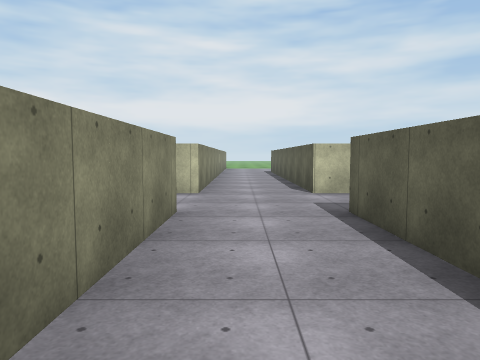
[1] (above)

19 first-person views from a walk through a Unity game level. The camera is 1.5 m above the floor, tilts 4° down and sees 70° across. The floor is counted in squares, 2 m on a side. Each view is taken from the middle of a square. On the plan, view 1 faces up. The plan holds only what a view shows up to about 11 squares ahead; the rest is blank. The place goes on beyond the plan. Surface patterns are stand-ins for the level's own textures.

[2]
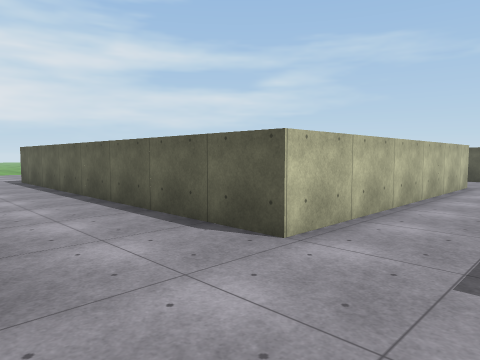

[3]
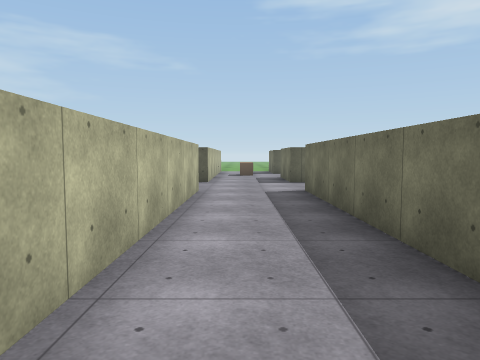

[4]
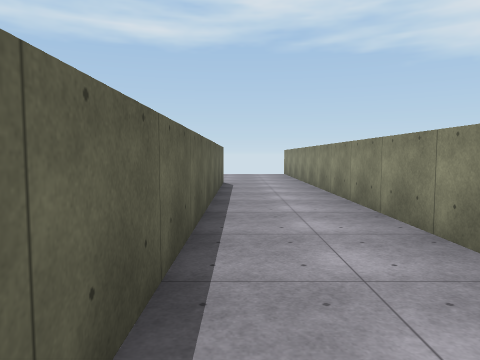

[5]
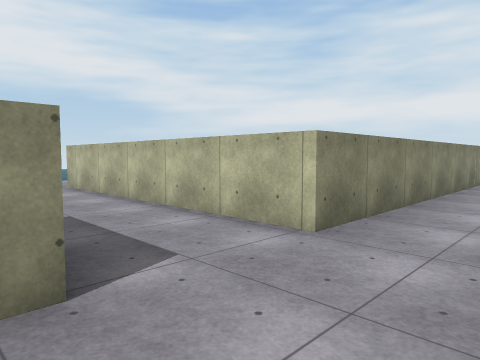

[6]
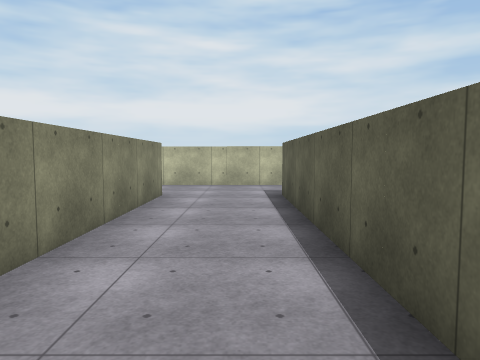

[7]
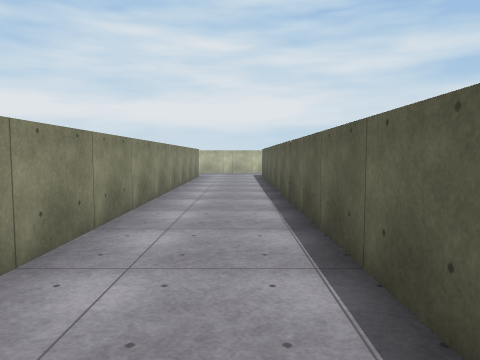

[8]
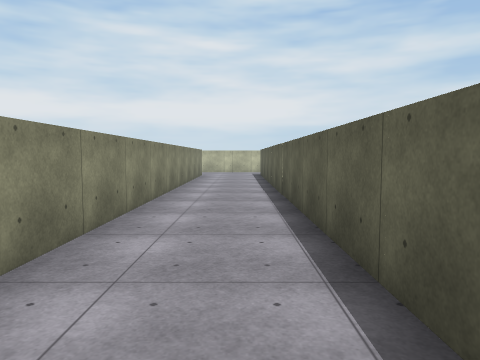

[9]
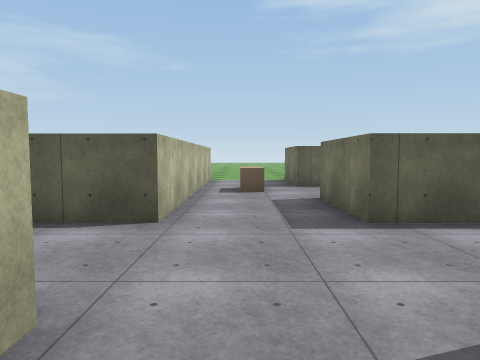

[10]
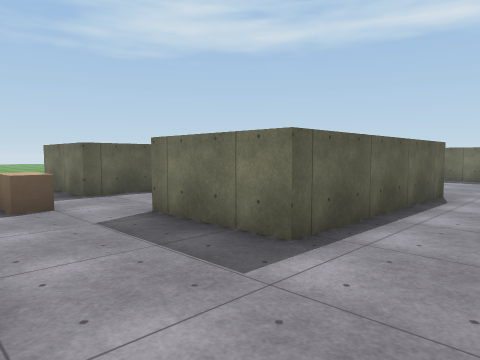

[11]
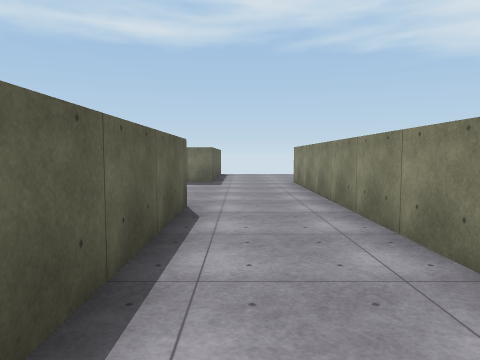

[12]
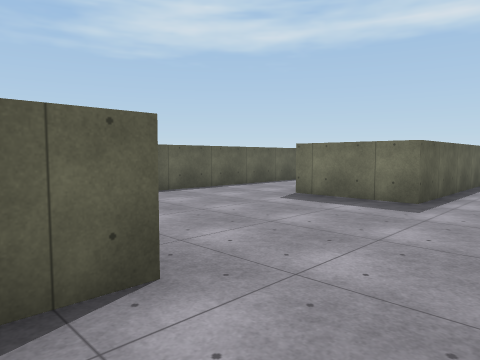

[13]
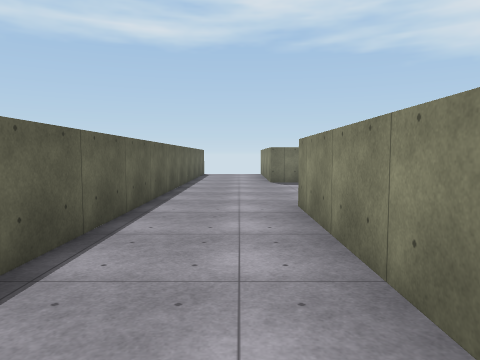

[14]
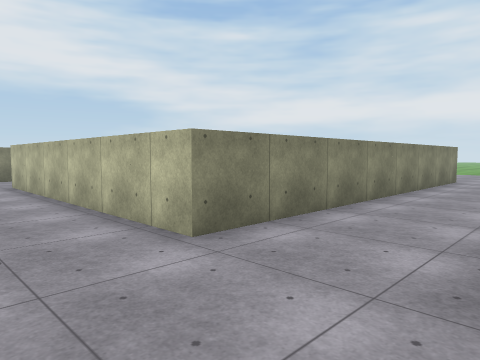

[15]
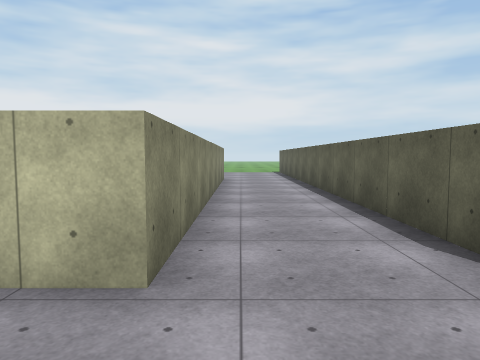

[16]
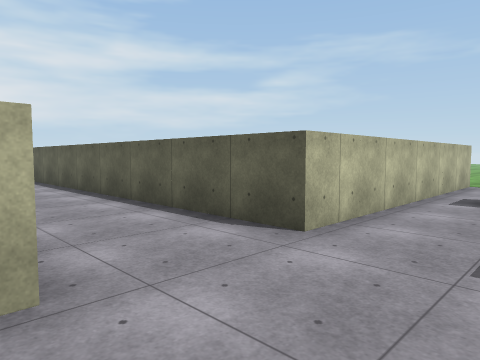

[17]
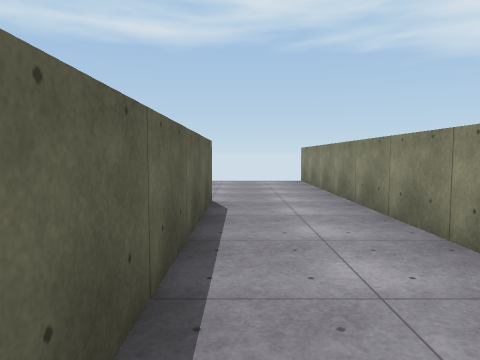

[18]
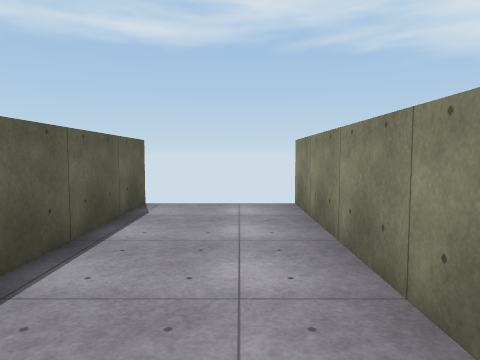

[19]
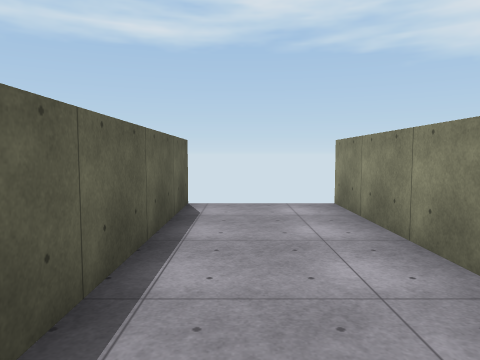

### Floor plan
Points are (right, up) in squares from view 1. A wall is a line through its corners. A room is listed if a view was taken in it or the views show most of it. See-through windows are left out.
Room 1 (views 1, 2, 3, 4, 5, 6, 7, 8, 9, 10, 11, 12, 13, 14, 15, 16, 17, 18, 19)
walls: (3, 4.6) (8.5, 4.6); (8.5, 2.9) (8.5, -4.8); (-0.9, 4.6) (-0.9, -5.5); (10.8, -0.1) (10.8, 4.6) (13.2, 4.6); (13.1, 3.9) (13.1, -0.1); (1.5, -4.6) (1.5, 4.6); (-5.5, 4.6) (-5.5, -9.5); (15.5, 6.9) (10.8, 6.9) (10.8, 15.5); (8.5, 15.5) (8.5, 6.9) (1.5, 6.9) (1.5, 15.5); (-0.9, 14.4) (-0.9, 6.9) (-5.4, 6.9); (10.8, -4.7) (13.1, -4.7) (13.1, -9.5); (-3.2, -9.4) (-3.2, 4.5); (15.5, -9.5) (15.5, 4.6)
ways out: opening at (-6.5, 5.5); opening at (0.5, -4.5); opening at (9.5, -4.5); opening at (16.5, 5.5)
objects: block (15, 6)

Where each view was taken, in squares from view 1:
view 1: 0 up, 0 right, facing up
view 2: 5 up, 1 left, facing up-right
view 3: 6 up, 1 right, facing right
view 4: 5 up, 1 right, facing down
view 5: 4 up, 1 right, facing up-left
view 6: 2 down, 4 left, facing up
view 7: 8 down, 4 left, facing up
view 8: 9 down, 4 left, facing up
view 9: 6 up, 7 right, facing right
view 10: 7 up, 9 right, facing down-right
view 11: 5 up, 10 right, facing down
view 12: 1 up, 9 right, facing down-right
view 13: 5 up, 14 right, facing down
view 14: 5 up, 11 right, facing up-left
view 15: 5 up, 9 right, facing up
view 16: 5 up, 8 right, facing up-right
view 17: 1 up, 1 right, facing down
view 18: 4 down, 14 right, facing down
view 19: 4 down, 4 left, facing down
